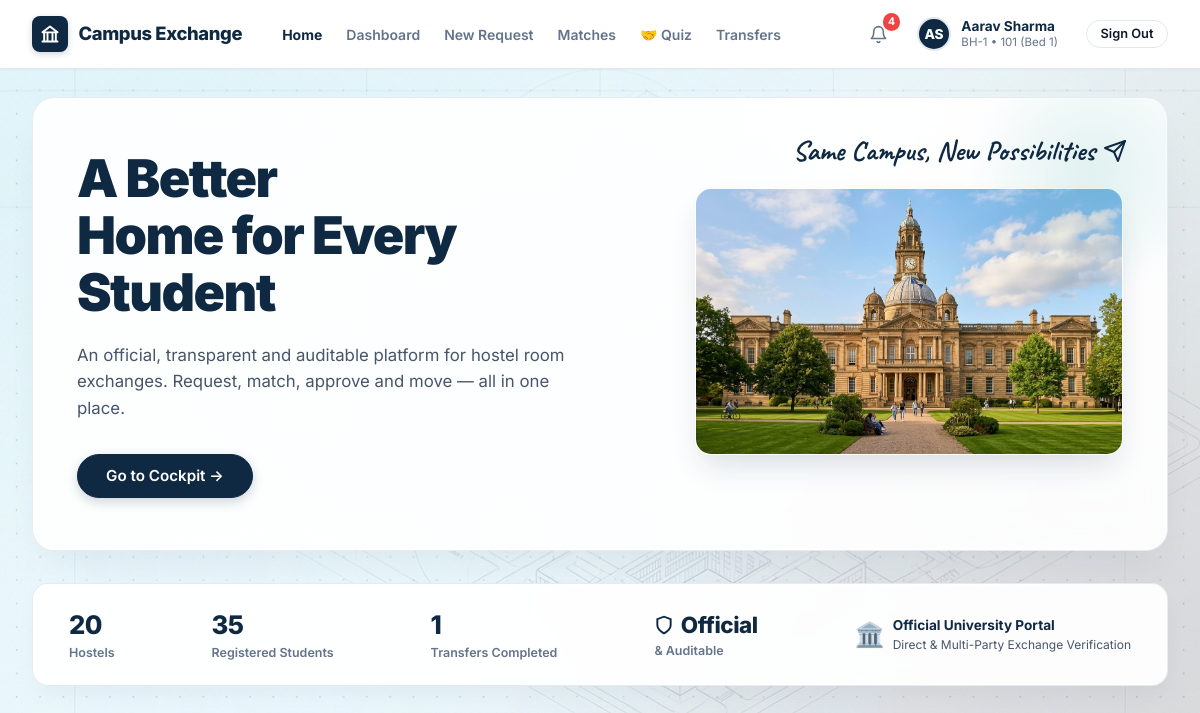
Page / (signed in) on the committed database.
### accounts/models.py (models this page shows, shortened)
class User(AbstractUser):
    class Role(models.TextChoices):
        STUDENT = 'student', 'Student'
        WARDEN = 'warden', 'Hostel Warden'
        CHIEF_WARDEN = 'chief_warden', 'Chief Warden'
        ADMIN = 'admin', 'Hostel Administrator'
        DSW = 'dsw', 'Dean of Student Welfare (DSW)'
    class Gender(models.TextChoices):
        MALE = 'M', 'Male'
        FEMALE = 'F', 'Female'
        OTHER = 'O', 'Other'
    university_id = models.CharField(max_length=30, unique=True, db_index=True)
    role = models.CharField(max_length=20, choices=Role.choices, default=Role.STUDENT, db_index=True)
    phone = models.CharField(max_length=20, blank=True)
    gender = models.CharField(max_length=1, choices=Gender.choices, default=Gender.MALE)
    has_fee_clearance = models.BooleanField(default=True, help_text="Verified student fee clearance")
    has_disciplinary_hold = models.BooleanField(default=False, help_text="Active university disciplinary restriction")
    last_transferred_at = models.DateTimeField(null=True, blank=True, help_text="Timestamp of last completed room swap")
    created_at = models.DateTimeField(auto_now_add=True)
    updated_at = models.DateTimeField(auto_now=True)
    @property
    def is_student(self):
        return self.role == self.Role.STUDENT
    @property
    def is_warden(self):
        return self.role in (self.Role.WARDEN, self.Role.CHIEF_WARDEN)
    @property
    def is_chief_warden(self):
        return self.role == self.Role.CHIEF_WARDEN
    @property
    def is_admin_role(self):
        return self.role == self.Role.ADMIN or self.is_superuser
    @property
    def is_dsw(self):
        return self.role == self.Role.DSW

### hostel/models.py (models this page shows, shortened)
class Bed(models.Model):
    class OccupancyStatus(models.TextChoices):
        VACANT = 'VACANT', 'Vacant'
        OCCUPIED = 'OCCUPIED', 'Occupied'
        LOCKED_FOR_TRANSFER = 'LOCKED_FOR_TRANSFER', 'Locked for Transfer'
        MAINTENANCE = 'MAINTENANCE', 'Under Maintenance'
    room = models.ForeignKey(Room, on_delete=models.CASCADE, related_name='beds')
    bed_number = models.CharField(max_length=20)
    current_occupant = models.OneToOneField(
        settings.AUTH_USER_MODEL,
        null=True,
        blank=True,
        on_delete=models.SET_NULL,
        related_name='allocated_bed'
    )
    occupancy_status = models.CharField(
        max_length=25,
        choices=OccupancyStatus.choices,
        default=OccupancyStatus.VACANT,
        db_index=True
    )
    class Meta:
        unique_together = ('room', 'bed_number')
        ordering = ['room', 'bed_number']

class Room(models.Model):
    class RoomType(models.TextChoices):
        SINGLE = 'SINGLE', '1-Seater (Single)'
        DOUBLE = 'DOUBLE', '2-Seater (Double Sharing)'
        TRIPLE = 'TRIPLE', '3-Seater (Triple Sharing)'
        FOUR_SHARING = 'FOUR_SHARING', '4-Seater (Quad Sharing)'
        SEVEN_SEATER = 'SEVEN_SEATER', '7-Seater (Dormitory)'
        EIGHT_SEATER = 'EIGHT_SEATER', '8-Seater (Dormitory)'
    block = models.ForeignKey(Block, on_delete=models.CASCADE, related_name='rooms')
    room_number = models.CharField(max_length=20)
    floor = models.IntegerField(default=1)
    room_type = models.CharField(max_length=20, choices=RoomType.choices, default=RoomType.DOUBLE)
    capacity = models.PositiveIntegerField(default=2)
    has_attached_bath = models.BooleanField(default=False)
    has_ac = models.BooleanField(default=False)
    is_active = models.BooleanField(default=True)
    class Meta:
        unique_together = ('block', 'room_number')
        ordering = ['block', 'floor', 'room_number']

class Block(models.Model):
    hostel = models.ForeignKey(Hostel, on_delete=models.CASCADE, related_name='blocks')
    name = models.CharField(max_length=50)
    code = models.CharField(max_length=10)
    class Meta:
        unique_together = ('hostel', 'code')

class Hostel(models.Model):
    class GenderType(models.TextChoices):
        MALE = 'MALE', 'Boys Hostel'
        FEMALE = 'FEMALE', 'Girls Hostel'
        COED = 'COED', 'Co-Ed Residence'
    name = models.CharField(max_length=100, unique=True)
    code = models.CharField(max_length=20, unique=True)
    gender_type = models.CharField(max_length=10, choices=GenderType.choices, default=GenderType.MALE)
    is_active = models.BooleanField(default=True)
    warden = models.ForeignKey(
        settings.AUTH_USER_MODEL,
        null=True,
        blank=True,
        on_delete=models.SET_NULL,
        related_name='managed_hostels'
    )

### exchange/views.py (the view)
# urls.py: path('', views.landing_page, name='landing'),
def landing_page(request):
    total_students = User.objects.filter(role=User.Role.STUDENT).count()
    total_hostels = Hostel.objects.filter(is_active=True).count()
    completed_transfers = TransferRecord.objects.count()
    active_requests = ExchangeRequest.objects.filter(status=ExchangeRequest.RequestStatus.ACTIVE).count()
    return render(request, 'landing.html', {
        'total_students': total_students,
        'total_hostels': total_hostels,
        'completed_transfers': completed_transfers,
        'active_requests': active_requests
    })

### templates/landing.html (shortened to what this page needs)
{% extends 'base.html' %}
{% load static %}
{% block content %}
<div class="hero-wrapper-box">
  <div class="hero-script-tag">
    <span>Same Campus, New Possibilities</span>
    <svg width="24" height="24" viewBox="0 0 24 24" fill="none" stroke="#0F2942" stroke-width="2" stroke-linecap="round" stroke-linejoin="round">
      <line x1="22" y1="2" x2="11" y2="13"></line>
      <polygon points="22 2 15 22 11 13 2 9 22 2"></polygon>
    </svg>
  </div>
  <div>
    <h1 class="hero-main-title">
      A Better<br>
      Home for Every<br>
      Student
    </h1>
    <p class="hero-sub-text">
      An official, transparent and auditable platform for hostel room exchanges. Request, match, approve and move — all in one place.
    </p>
    <div style="display: flex; align-items: center; gap: 1rem; flex-wrap: wrap;">
      {% if user.is_authenticated %}
        <a href="{% url 'dashboard' %}" class="btn btn-primary btn-lg">
          Go to Cockpit →
        </a>
      {% endif %}
    </div>
  </div>
  <div>
    <img src="{% static 'images/campus_hero.jpg' %}" alt="Campus Architecture" class="hero-building-photo">
  </div>
</div>
<div class="hero-floating-stats">
  <div class="hero-stat-col">
    <span class="hero-stat-num">{{ total_hostels }}</span>
    <span class="hero-stat-lbl">Hostels</span>
  </div>
  <div class="hero-stat-col">
    <span class="hero-stat-num">{{ total_students }}</span>
    <span class="hero-stat-lbl">Registered Students</span>
  </div>
  <div class="hero-stat-col">
    <span class="hero-stat-num">{{ completed_transfers }}</span>
    <span class="hero-stat-lbl">Transfers Completed</span>
  </div>
  <div class="hero-stat-col">
    <span class="hero-stat-num" style="display: flex; align-items: center; gap: 0.4rem; font-size: 1.4rem;">
      <svg width="20" height="20" viewBox="0 0 24 24" fill="none" stroke="#0F2942" stroke-width="2.3">
        <path d="M12 22s8-4 8-10V5l-8-3-8 3v7c0 6 8 10 8 10z"/>
      </svg>
      Official
    </span>
    <span class="hero-stat-lbl">&amp; Auditable</span>
  </div>
  <div class="hero-testimonial-group">
    <div style="display: flex; align-items: center; gap: 0.5rem;">
      <span style="font-size: 1.5rem;">🏛️</span>
      <div>
        <div style="font-size: 0.85rem; font-weight: 700; color: var(--navy-800);">Official University Portal</div>
        <div style="font-size: 0.75rem; color: var(--text-secondary);">Direct &amp; Multi-Party Exchange Verification</div>
      </div>
    </div>
  </div>
</div>
{% endblock %}

### templates/base.html (shortened to what this page needs)
<!DOCTYPE html>
<html lang="en">
<head>
  {% load static %}
  <link rel="stylesheet" href="{% static 'css/style.css' %}">
</head>
<body>
  <header class="top-navbar">
    <div class="navbar-inner">
      <div class="brand-section">
        <a href="{% url 'landing' %}" class="brand-link">
          <div class="brand-crest">
            <svg width="20" height="20" viewBox="0 0 24 24" fill="none" stroke="currentColor" stroke-width="2.3" stroke-linecap="round" stroke-linejoin="round">
              <path d="M3 21h18M3 10h18M5 10v11M19 10v11M9 10v11M15 10v11M12 3l9 7H3z"/>
            </svg>
          </div>
          <div class="brand-title">Campus Exchange</div>
        </a>
        <nav>
          <ul class="nav-menu">
            <li class="nav-item {% if request.path == '/' %}active{% endif %}">
              <a href="{% url 'landing' %}">Home</a>
            </li>
            {% if user.is_authenticated %}
              {% if user.is_student %}
                <li class="nav-item {% if request.path == '/dashboard/' %}active{% endif %}">
                  <a href="{% url 'dashboard' %}">Dashboard</a>
                </li>
                <li class="nav-item {% if request.path == '/exchange-requests/new/' %}active{% endif %}">
                  <a href="{% url 'create_request' %}">New Request</a>
                </li>
                <li class="nav-item {% if '/proposals/' in request.path or request.path == '/matches/' %}active{% endif %}">
                  <a href="{% url 'matches' %}">Matches</a>
                </li>
                <li class="nav-item {% if request.path == '/lifestyle/quiz/' %}active{% endif %}">
                  <a href="{% url 'lifestyle_quiz' %}">🤝 Quiz</a>
                </li>
                <li class="nav-item {% if request.path == '/transfers/' %}active{% endif %}">
                  <a href="{% url 'transfers_list' %}">Transfers</a>
                </li>
              {% endif %}
            {% endif %}
          </ul>
        </nav>
      </div>
      <div class="navbar-controls">
        {% if user.is_authenticated %}
          <a href="{% url 'dashboard' %}" class="nav-icon-bell" title="Notifications" style="position: relative;">
            <svg width="19" height="19" viewBox="0 0 24 24" fill="none" stroke="currentColor" stroke-width="2" stroke-linecap="round" stroke-linejoin="round">
              <path d="M18 8A6 6 0 0 0 6 8c0 7-3 9-3 9h18s-3-2-3-9"></path>
              <path d="M13.73 21a2 2 0 0 1-3.46 0"></path>
            </svg>
            {% if unread_notifications_count > 0 %}
              <span style="position: absolute; top: -3px; right: -3px; background: #EF4444; color: #FFFFFF; font-size: 0.65rem; padding: 1px 5px; border-radius: 10px; font-weight: 700;">{{ unread_notifications_count }}</span>
            {% endif %}
          </a>
          <div class="user-profile-header">
            <div style="width: 34px; height: 34px; border-radius: 50%; background: #0F2942; color: #FFFFFF; display: flex; align-items: center; justify-content: center; font-weight: 800; font-size: 0.85rem; border: 2px solid #E2E8F0; text-transform: uppercase;">
              {{ user.first_name|slice:":1" }}{{ user.last_name|slice:":1"|default:user.username|slice:":1" }}
            </div>
            <div class="user-meta-header">
              <span class="user-name-header">{{ user.get_full_name|default:user.username }}</span>
              <span class="user-sub-header">
                {% if user.is_student %}
                  {% if user_allocated_bed %}
                    {{ user_allocated_bed.room.block.hostel.code }} • {{ user_allocated_bed.room.room_number }} ({{ user_allocated_bed.bed_number }})
                  {% else %}
                    Student • {{ user.university_id }}
                  {% endif %}
                {% elif user.role == 'chief_warden' %}
                  Chief Warden
                {% elif user.role == 'warden' %}
                  Hostel Warden
                {% elif user.role == 'dsw' %}
                  Dean of Student Welfare
                {% elif user.is_admin_role %}
                  Administrator
                {% else %}
                  {{ user.university_id }}
                {% endif %}
              </span>
            </div>
          </div>
          <a href="{% url 'logout' %}" class="btn btn-outline btn-sm" style="margin-left: 0.5rem;">
            Sign Out
          </a>
        {% endif %}
      </div>
    </div>
  </header>
  <main class="main-container">
    {% block content %}{% endblock %}
  </main>
</body>
</html>

### rows in the picture
User: first_name "A", last_name "S", get_full_name "Aarav Sharma"
Bed: room.block.hostel.code "BH-1", room.room_number "101", bed_number "Bed 1"

### other values in the picture
{{ unread_notifications_count }} "4"
{{ total_hostels }} "20"
{{ total_students }} "35"
{{ completed_transfers }} "1"
